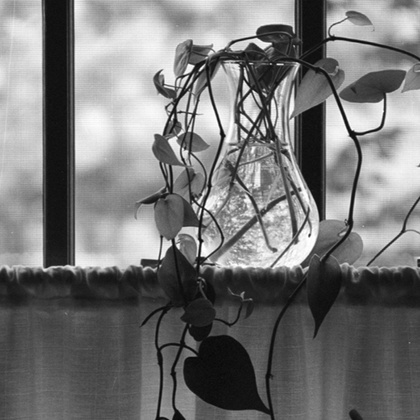
%> input picture pset8/XIUQI_DENG_HW8/Fig2.2.jpg, 420 x 420 px, shrunk from 512 x 512 before the run
$ octave p2_bc.m   (GNU Octave 9; MATLAB toolbox functions it lacks are replaced by stand-ins)
%> lines starting %> are read from the running program, lines starting %| are printed output that depends on the picture
%> further down, img is the input picture: size 420x420 uint8; min 6, max 255, mean 118.2
### pset8/XIUQI_DENG_HW8/haar_dwt2D.m
function [LL, LH, HL, HH, img]=haar_dwt2D(j,img)
%> called with j = 2
    [m, n]=size(img);
%> m = 420; n = 420
%     cnt = 0;
    for i=1:m       %transform horizon
        x=ddwt(j,img(i,:));
%         cnt = cnt + 1
        img(i,:)=x;
    end
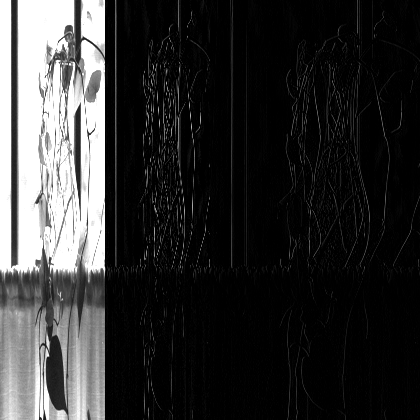
%> img: size 420x420 uint8; min 0, max 255, mean 49.5

    for t=1:n       %transform vertical
       x=ddwt(j,img(:,t).');
%        cnt = cnt + 1
       img(:,t)=x;
    end
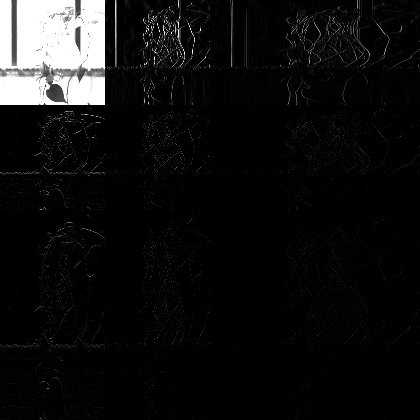
%> img: size 420x420 uint8; min 0, max 255, mean 17
    LL=img(1:m/2,1:n/2);
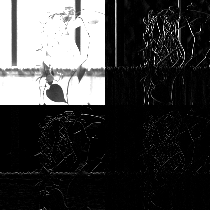
%> LL: size 210x210 uint8; min 0, max 255, mean 62.1
    LH=img(1:m/2,n/2+1:n);
    HL=img(m/2+1:m,1:n/2);
    HH=img(m/2+1:m,n/2+1:n);
end

### pset8/XIUQI_DENG_HW8/ddwt.m
function y = ddwt(j, x)


x = double(x);
order_max = log(length(x))/log(2);

low = [1/sqrt(2) 1/sqrt(2)];
high = [1/sqrt(2) -1/sqrt(2)];

y = zeros(1,length(x));  % final result
app = zeros(1,length(x)/2);   % approximate
det = zeros(1,length(x)/2);   % detail


m = 1;
xtmp = x;
for norder = 1:j
    for n = 1:2:length(xtmp)
        app(m) = sum(xtmp(n:n+1).*low);
        det(m) = sum(xtmp(n:n+1).*high);
        m = m + 1;
    end
    % from back to front
    y( length(xtmp)/2+1:length(xtmp) ) = det( 1:2^(order_max-norder) );
    y( 1:length(xtmp)/2 ) = app( 1:2^(order_max-norder) );
    xtmp = app( 1:2^(order_max-norder) );
    m = 1;
end

### pset8/XIUQI_DENG_HW8/ihaar_dwt2D.m
function y = ihaar_dwt2D(j,x)
%> called with j = 2

xr=double(x);
[m,n]=size(xr);
for i=j:-1:1
    tmp=xr(1:floor(m/2^(i-1)),1:floor(n/2^(i-1)));

    [rt1,ct1]=size(tmp);
    rt=rt1-mod(rt1,2);ct=ct1-mod(ct1,2);
    rLL=tmp(1:rt/2,1:ct/2);
    rHL=tmp(1:rt/2,ct/2+1:ct);
    rLH=tmp(rt/2+1:rt,1:ct/2);
    rHH=tmp(rt/2+1:rt,ct/2+1:ct);
    tmp(1:rt,1:ct)=idwt2_one(rLL,rHL,rLH,rHH);

    xr(1:rt1,1:ct1)=tmp;
end
%> this loop made 2 passes
%> pass 1, in ihaar_dwt2D, `rLL=tmp(1:rt/2,1:ct/2);`:
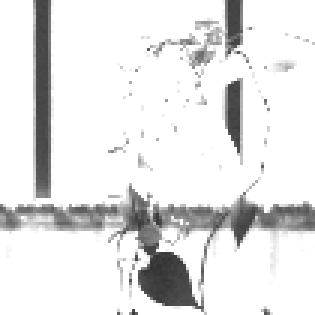
%> rLL: size 105x105 double (shown 3 times larger); min 50, max 255, mean 228.4
%> pass 1, in ihaar_dwt2D, `rHL=tmp(1:rt/2,ct/2+1:ct);`:
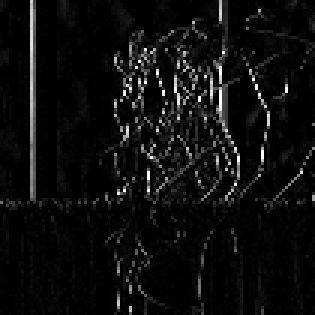
%> rHL: size 105x105 double (shown 3 times larger); min 0, max 255, mean 13.4
%> pass 1, in ihaar_dwt2D, `rLH=tmp(rt/2+1:rt,1:ct/2);`:
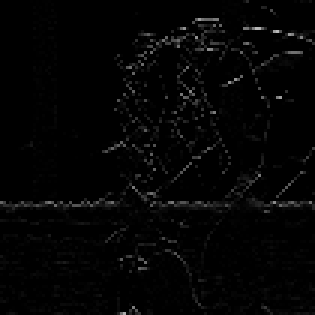
%> rLH: size 105x105 double (shown 3 times larger); min 0, max 185, mean 4.4
%> after the loop:
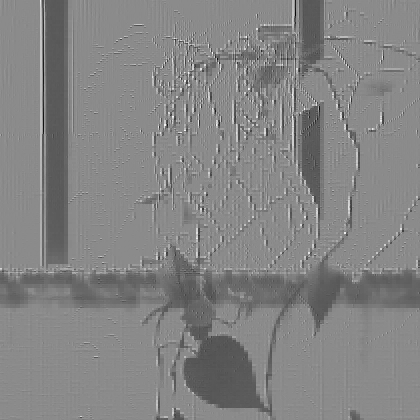
%> tmp: size 420x420 double; min -67, max 172.5, mean 57.1; drawn with min black and max white
y = xr;

### pset8/XIUQI_DENG_HW8/idwt2_one.m
function y=idwt2_one(LL,HL,LH,HH)

low = [1/sqrt(2) 1/sqrt(2)];
high = [1/sqrt(2) -1/sqrt(2)];

tmp_mat=[LL,HL;LH,HH];
[m,n]=size(tmp_mat);

for k=1:n
    ca1=tmp_mat(1:m/2,k);
    cd1=tmp_mat(m/2+1:m,k);
    tmp1=idwt(ca1,cd1,low,high);
    yt(:,k)=tmp1;
end

for j=1:m
    ca2=yt(j,1:n/2);
    cd2=yt(j,n/2+1:n);
    tmp2=idwt(ca2,cd2,low,high);
    yt(j,:)=tmp2;
end
y=yt;

### pset8/XIUQI_DENG_HW8/p2_bc.m
img = imread('Fig2.2.jpg');
j = 2;
[LL, LH, HL, HH, img_r]=haar_dwt2D(j,img);
subplot(1, 2, 1); imshow(img_r, []);
img_i = ihaar_dwt2D(j,img_r);
subplot(1, 2, 2);imshow(img_i, []);

$ run again, with pset8/XIUQI_DENG_HW8/Fig2.3.jpg copied over pset8/XIUQI_DENG_HW8/Fig2.2.jpg
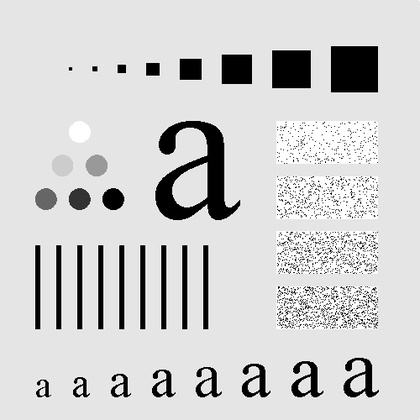
%> input picture pset8/XIUQI_DENG_HW8/Fig2.3.jpg, 420 x 420 px, shrunk from 500 x 500 before the run
%> img is the input picture: size 420x420 uint8; min 0, max 255, mean 207.2
%> after the loop in haar_dwt2D, `for t=1:n`:
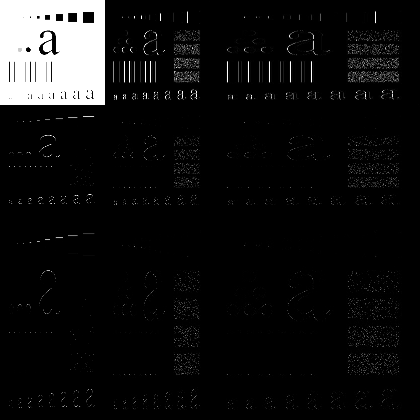
%> img: size 420x420 uint8; min 0, max 255, mean 17.6
%> after the loop in ihaar_dwt2D, `for i=j:-1:1`:
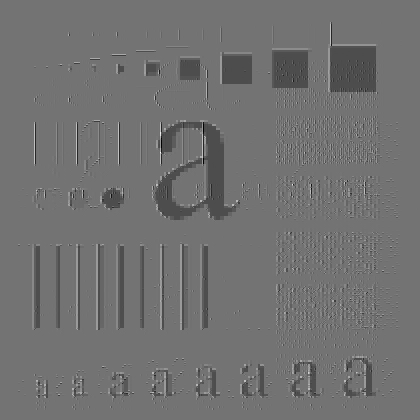
%> tmp: size 420x420 double; min -127.5, max 294.5, mean 60; drawn with min black and max white

$ run again, with pset8/XIUQI_DENG_HW8/Fig2.4.jpg copied over pset8/XIUQI_DENG_HW8/Fig2.2.jpg
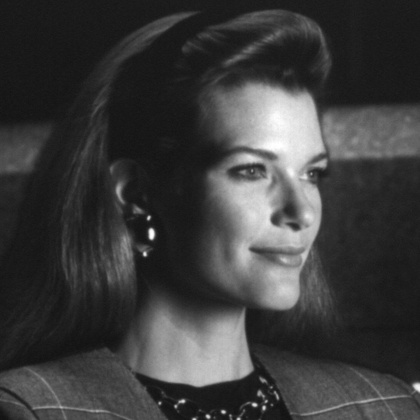
%> input picture pset8/XIUQI_DENG_HW8/Fig2.4.jpg, 420 x 420 px, shrunk from 512 x 512 before the run
%> img is the input picture: size 420x420 uint8; min 17, max 255, mean 60.7
%> after the loop in haar_dwt2D, `for t=1:n`:
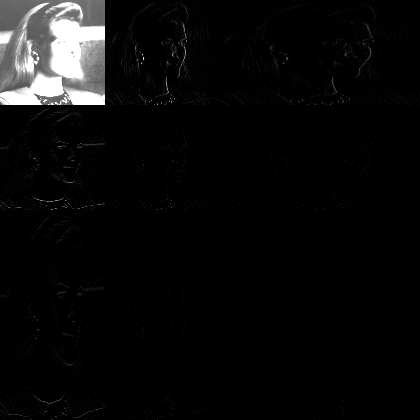
%> img: size 420x420 uint8; min 0, max 255, mean 11.7
%> after the loop in ihaar_dwt2D, `for i=j:-1:1`:
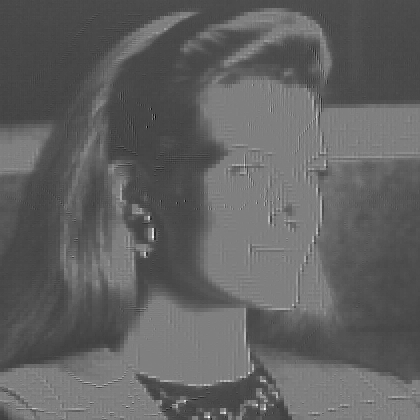
%> tmp: size 420x420 double; min -25.75, max 152.7, mean 42.9; drawn with min black and max white
